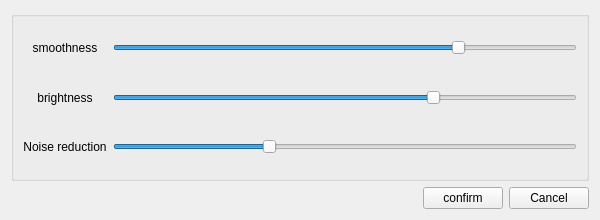
<?xml version="1.0" encoding="UTF-8"?>
<ui version="4.0">
 <class>Form</class>
 <widget class="QWidget" name="Form">
  <property name="geometry">
   <rect>
    <x>0</x>
    <y>0</y>
    <width>600</width>
    <height>220</height>
   </rect>
  </property>
  <property name="minimumSize">
   <size>
    <width>600</width>
    <height>220</height>
   </size>
  </property>
  <property name="maximumSize">
   <size>
    <width>600</width>
    <height>220</height>
   </size>
  </property>
  <property name="windowTitle">
   <string>parameter settings</string>
  </property>
  <property name="windowIcon">
   <iconset>
    <normaloff>resource/image/setting.png</normaloff>resource/image/setting.png</iconset>
  </property>
  <layout class="QVBoxLayout" name="verticalLayout_2">
   <item>
    <widget class="QGroupBox" name="groupBox">
     <property name="sizePolicy">
      <sizepolicy hsizetype="Preferred" vsizetype="Preferred">
       <horstretch>0</horstretch>
       <verstretch>0</verstretch>
      </sizepolicy>
     </property>
     <property name="title">
      <string/>
     </property>
     <layout class="QGridLayout" name="gridLayout">
      <item row="0" column="0">
       <widget class="QLabel" name="label">
        <property name="sizePolicy">
         <sizepolicy hsizetype="Preferred" vsizetype="Minimum">
          <horstretch>0</horstretch>
          <verstretch>0</verstretch>
         </sizepolicy>
        </property>
        <property name="text">
         <string>smoothness</string>
        </property>
        <property name="alignment">
         <set>Qt::AlignCenter</set>
        </property>
       </widget>
      </item>
      <item row="0" column="1">
       <widget class="QSlider" name="smoothnessSlider">
        <property name="sizePolicy">
         <sizepolicy hsizetype="Expanding" vsizetype="Preferred">
          <horstretch>0</horstretch>
          <verstretch>0</verstretch>
         </sizepolicy>
        </property>
        <property name="minimum">
         <number>1</number>
        </property>
        <property name="maximum">
         <number>400</number>
        </property>
        <property name="value">
         <number>301</number>
        </property>
        <property name="orientation">
         <enum>Qt::Horizontal</enum>
        </property>
       </widget>
      </item>
      <item row="1" column="0">
       <widget class="QLabel" name="label_2">
        <property name="sizePolicy">
         <sizepolicy hsizetype="Preferred" vsizetype="Minimum">
          <horstretch>0</horstretch>
          <verstretch>0</verstretch>
         </sizepolicy>
        </property>
        <property name="text">
         <string>brightness</string>
        </property>
        <property name="alignment">
         <set>Qt::AlignCenter</set>
        </property>
       </widget>
      </item>
      <item row="1" column="1">
       <widget class="QSlider" name="brightnessSlider">
        <property name="sizePolicy">
         <sizepolicy hsizetype="Expanding" vsizetype="Preferred">
          <horstretch>0</horstretch>
          <verstretch>0</verstretch>
         </sizepolicy>
        </property>
        <property name="minimum">
         <number>1</number>
        </property>
        <property name="maximum">
         <number>100</number>
        </property>
        <property name="value">
         <number>70</number>
        </property>
        <property name="orientation">
         <enum>Qt::Horizontal</enum>
        </property>
       </widget>
      </item>
      <item row="2" column="0">
       <widget class="QLabel" name="label_3">
        <property name="sizePolicy">
         <sizepolicy hsizetype="Preferred" vsizetype="Minimum">
          <horstretch>0</horstretch>
          <verstretch>0</verstretch>
         </sizepolicy>
        </property>
        <property name="text">
         <string>Noise reduction</string>
        </property>
        <property name="alignment">
         <set>Qt::AlignCenter</set>
        </property>
       </widget>
      </item>
      <item row="2" column="1">
       <widget class="QSlider" name="denosieSlider">
        <property name="sizePolicy">
         <sizepolicy hsizetype="Expanding" vsizetype="Preferred">
          <horstretch>0</horstretch>
          <verstretch>0</verstretch>
         </sizepolicy>
        </property>
        <property name="maximumSize">
         <size>
          <width>16777215</width>
          <height>16777215</height>
         </size>
        </property>
        <property name="minimum">
         <number>1</number>
        </property>
        <property name="maximum">
         <number>300</number>
        </property>
        <property name="value">
         <number>100</number>
        </property>
        <property name="orientation">
         <enum>Qt::Horizontal</enum>
        </property>
       </widget>
      </item>
     </layout>
    </widget>
   </item>
   <item>
    <layout class="QHBoxLayout" name="horizontalLayout">
     <item>
      <spacer name="horizontalSpacer">
       <property name="orientation">
        <enum>Qt::Horizontal</enum>
       </property>
       <property name="sizeHint" stdset="0">
        <size>
         <width>40</width>
         <height>20</height>
        </size>
       </property>
      </spacer>
     </item>
     <item>
      <widget class="QPushButton" name="confirmBtn">
       <property name="sizePolicy">
        <sizepolicy hsizetype="Maximum" vsizetype="Maximum">
         <horstretch>0</horstretch>
         <verstretch>0</verstretch>
        </sizepolicy>
       </property>
       <property name="text">
        <string>confirm</string>
       </property>
      </widget>
     </item>
     <item>
      <widget class="QPushButton" name="cancelBtn">
       <property name="sizePolicy">
        <sizepolicy hsizetype="Maximum" vsizetype="Maximum">
         <horstretch>0</horstretch>
         <verstretch>0</verstretch>
        </sizepolicy>
       </property>
       <property name="text">
        <string>Cancel</string>
       </property>
      </widget>
     </item>
    </layout>
   </item>
  </layout>
 </widget>
 <resources/>
 <connections/>
</ui>
